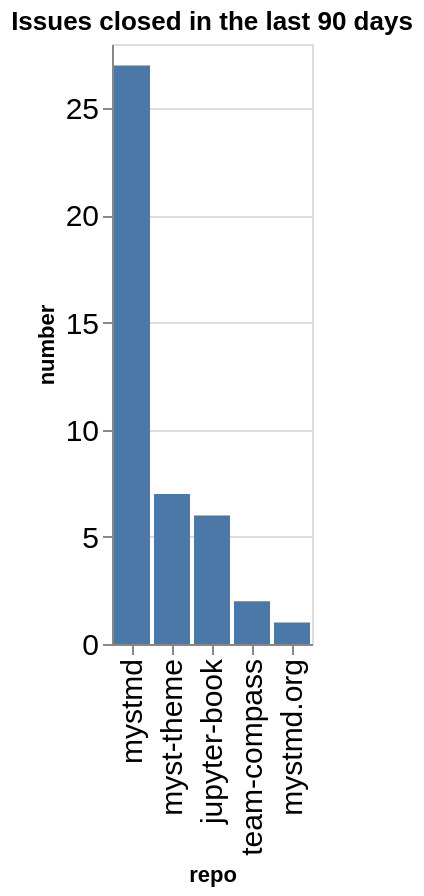

The code cell stored with this chart in its notebook:
### Code cell
closed_counts = closed.groupby(['org', 'repo']).count()['number'].reset_index()
closed_counts['org/repo'] = closed_counts.apply(lambda a: a['org'] + '/' + a['repo'], axis=1)
sorted_vals = closed_counts.sort_values(['number'], ascending=False)['repo'].values
alt.Chart(data=closed_counts, title=f"Issues closed in the last {n_days} days").mark_bar().encode(
    x=alt.X('repo', sort=alt.Sort(sorted_vals.tolist())),
    y='number',
)

### Figure 1 — Vega-Lite specification as saved in the notebook (floating-point values rounded to 4 significant figures)
{"config": {"axisLeft": {"labelFontSize": 15}, "axisBottom": {"labelFontSize": 15}}, "data": {"name": "data-924b9d91f15b251d29403bfda0e41480"}, "mark": {"type": "bar"}, "encoding": {"x": {"field": "repo", "sort": ["mystmd", "myst-theme", "jupyter-book", "team-compass", "mystmd.org"], "type": "nominal"}, "y": {"field": "number", "type": "quantitative"}}, "title": "Issues closed in the last 90 days", "$schema": "https://vega.github.io/schema/vega-lite/v5.20.1.json", "datasets": {"data-924b9d91f15b251d29403bfda0e41480": [{"org": "jupyter-book", "repo": "jupyter-book", "number": 6, "org/repo": "jupyter-book/jupyter-book"}, {"org": "jupyter-book", "repo": "myst-theme", "number": 7, "org/repo": "jupyter-book/myst-theme"}, {"org": "jupyter-book", "repo": "mystmd", "number": 27, "org/repo": "jupyter-book/mystmd"}, {"org": "jupyter-book", "repo": "mystmd.org", "number": 1, "org/repo": "jupyter-book/mystmd.org"}, {"org": "jupyter-book", "repo": "team-compass", "number": 2, "org/repo": "jupyter-book/team-compass"}]}}
